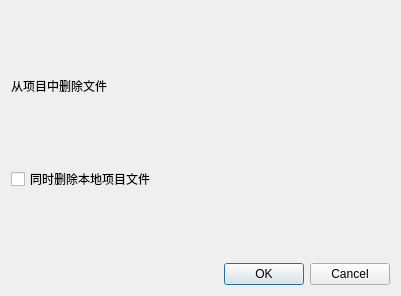
<?xml version="1.0" encoding="UTF-8"?>
<ui version="4.0">
 <class>RemoveProDialog</class>
 <widget class="QDialog" name="RemoveProDialog">
  <property name="geometry">
   <rect>
    <x>0</x>
    <y>0</y>
    <width>401</width>
    <height>296</height>
   </rect>
  </property>
  <property name="windowTitle">
   <string>Dialog</string>
  </property>
  <layout class="QVBoxLayout" name="verticalLayout">
   <item>
    <spacer name="verticalSpacer">
     <property name="orientation">
      <enum>Qt::Vertical</enum>
     </property>
     <property name="sizeHint" stdset="0">
      <size>
       <width>20</width>
       <height>40</height>
      </size>
     </property>
    </spacer>
   </item>
   <item>
    <widget class="QLabel" name="label">
     <property name="text">
      <string>从项目中删除文件</string>
     </property>
    </widget>
   </item>
   <item>
    <spacer name="verticalSpacer_2">
     <property name="orientation">
      <enum>Qt::Vertical</enum>
     </property>
     <property name="sizeHint" stdset="0">
      <size>
       <width>20</width>
       <height>40</height>
      </size>
     </property>
    </spacer>
   </item>
   <item>
    <widget class="QCheckBox" name="checkBox">
     <property name="text">
      <string>同时删除本地项目文件</string>
     </property>
    </widget>
   </item>
   <item>
    <spacer name="verticalSpacer_3">
     <property name="orientation">
      <enum>Qt::Vertical</enum>
     </property>
     <property name="sizeHint" stdset="0">
      <size>
       <width>20</width>
       <height>40</height>
      </size>
     </property>
    </spacer>
   </item>
   <item>
    <widget class="QDialogButtonBox" name="buttonBox">
     <property name="orientation">
      <enum>Qt::Horizontal</enum>
     </property>
     <property name="standardButtons">
      <set>QDialogButtonBox::Cancel|QDialogButtonBox::Ok</set>
     </property>
    </widget>
   </item>
  </layout>
 </widget>
 <resources/>
 <connections>
  <connection>
   <sender>buttonBox</sender>
   <signal>accepted()</signal>
   <receiver>RemoveProDialog</receiver>
   <slot>accept()</slot>
   <hints>
    <hint type="sourcelabel">
     <x>248</x>
     <y>254</y>
    </hint>
    <hint type="destinationlabel">
     <x>157</x>
     <y>274</y>
    </hint>
   </hints>
  </connection>
  <connection>
   <sender>buttonBox</sender>
   <signal>rejected()</signal>
   <receiver>RemoveProDialog</receiver>
   <slot>reject()</slot>
   <hints>
    <hint type="sourcelabel">
     <x>316</x>
     <y>260</y>
    </hint>
    <hint type="destinationlabel">
     <x>286</x>
     <y>274</y>
    </hint>
   </hints>
  </connection>
 </connections>
</ui>
